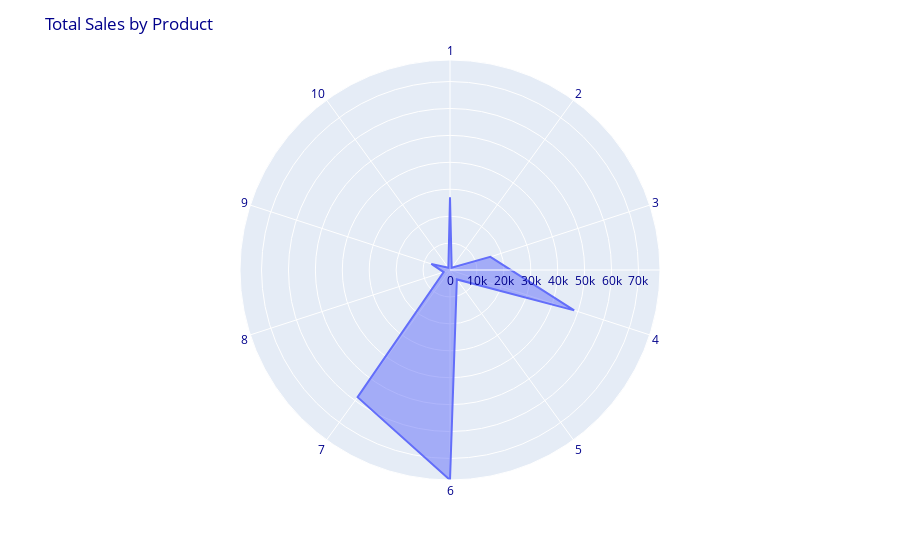
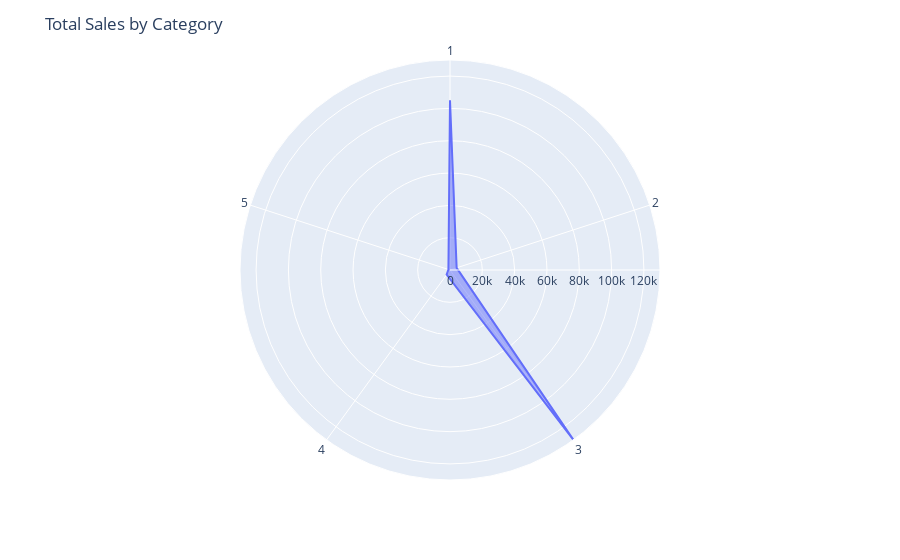
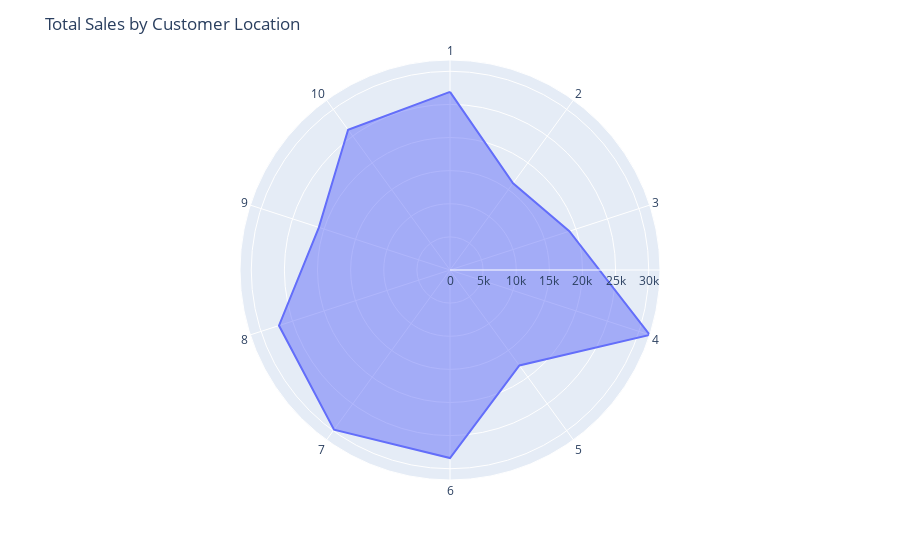
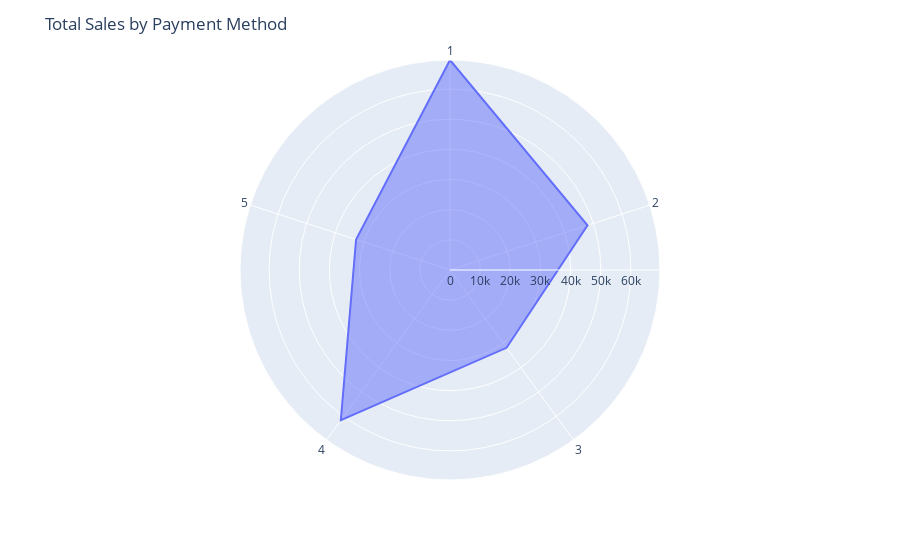

Source (notebook cell) for these figures, in order:
### Code cell
getEDA(preprocessData)

### Figure 1 — Plotly figure (JSON) as saved in the notebook; plotly's stock layout.template omitted (floating-point values rounded to 4 significant figures)
{"data": [{"fill": "toself", "hovertemplate": "Total Sales=%{r}<br>Product=%{theta}<extra></extra>", "legendgroup": "", "line": {"color": "#636efa", "dash": "solid"}, "marker": {"symbol": "circle"}, "mode": "lines", "name": "", "r": [27000, 1060, 15750, 48500, 4320, 78000, 58400, 2480, 7300, 1035, 27000], "showlegend": false, "subplot": "polar", "theta": ["1", "2", "3", "4", "5", "6", "7", "8", "9", "10", "1"], "type": "scatterpolar"}], "layout": {"font": {"color": "darkblue"}, "legend": {"tracegroupgap": 0}, "margin": {"t": 60}, "polar": {"angularaxis": {"direction": "clockwise", "rotation": 90}, "domain": {"x": [0, 1], "y": [0, 1]}}, "title": {"text": "Total Sales by Product"}}}

### Figure 2 — Plotly figure (JSON) as saved in the notebook; plotly's stock layout.template omitted (floating-point values rounded to 4 significant figures)
{"data": [{"fill": "toself", "hovertemplate": "Total Sales=%{r}<br>Category=%{theta}<extra></extra>", "legendgroup": "", "line": {"color": "#636efa", "dash": "solid"}, "marker": {"symbol": "circle"}, "mode": "lines", "name": "", "r": [105000, 4320, 129950, 3540, 1035, 105000], "showlegend": false, "subplot": "polar", "theta": ["1", "2", "3", "4", "5", "1"], "type": "scatterpolar"}], "layout": {"legend": {"tracegroupgap": 0}, "margin": {"t": 60}, "polar": {"angularaxis": {"direction": "clockwise", "rotation": 90}, "domain": {"x": [0, 1], "y": [0, 1]}}, "title": {"text": "Total Sales by Category"}}}

### Figure 3 — Plotly figure (JSON) as saved in the notebook; plotly's stock layout.template omitted (floating-point values rounded to 4 significant figures)
{"data": [{"fill": "toself", "hovertemplate": "Total Sales=%{r}<br>Customer Location=%{theta}<extra></extra>", "legendgroup": "", "line": {"color": "#636efa", "dash": "solid"}, "marker": {"symbol": "circle"}, "mode": "lines", "name": "", "r": [26890, 16195, 18940, 31700, 17820, 28390, 29785, 27145, 20810, 26170, 26890], "showlegend": false, "subplot": "polar", "theta": ["1", "2", "3", "4", "5", "6", "7", "8", "9", "10", "1"], "type": "scatterpolar"}], "layout": {"legend": {"tracegroupgap": 0}, "margin": {"t": 60}, "polar": {"angularaxis": {"direction": "clockwise", "rotation": 90}, "domain": {"x": [0, 1], "y": [0, 1]}}, "title": {"text": "Total Sales by Customer Location"}}}

### Figure 4 — Plotly figure (JSON) as saved in the notebook; plotly's stock layout.template omitted (floating-point values rounded to 4 significant figures)
{"data": [{"fill": "toself", "hovertemplate": "Total Sales=%{r}<br>Payment Method=%{theta}<extra></extra>", "legendgroup": "", "line": {"color": "#636efa", "dash": "solid"}, "marker": {"symbol": "circle"}, "mode": "lines", "name": "", "r": [69645, 47955, 31900, 61595, 32750, 69645], "showlegend": false, "subplot": "polar", "theta": ["1", "2", "3", "4", "5", "1"], "type": "scatterpolar"}], "layout": {"legend": {"tracegroupgap": 0}, "margin": {"t": 60}, "polar": {"angularaxis": {"direction": "clockwise", "rotation": 90}, "domain": {"x": [0, 1], "y": [0, 1]}}, "title": {"text": "Total Sales by Payment Method"}}}
